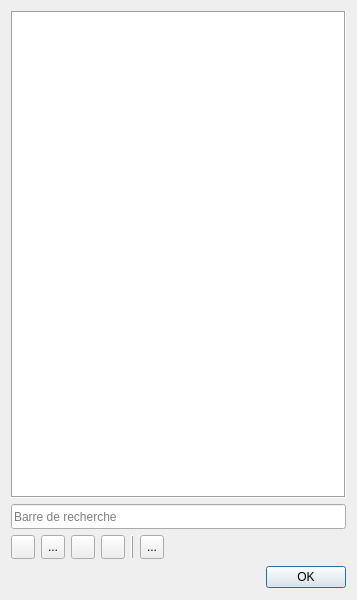
<?xml version="1.0" encoding="UTF-8"?>
<ui version="4.0">
 <author>Nicolas Szakacs</author>
 <class>Dialog</class>
 <widget class="QDialog" name="Dialog">
  <property name="windowModality">
   <enum>Qt::ApplicationModal</enum>
  </property>
  <property name="geometry">
   <rect>
    <x>0</x>
    <y>0</y>
    <width>357</width>
    <height>600</height>
   </rect>
  </property>
  <property name="windowTitle">
   <string>Définition des points fixes/variables</string>
  </property>
  <property name="windowIcon">
   <iconset>
    <normaloff>:/icons/icon.png</normaloff>:/icons/icon.png</iconset>
  </property>
  <property name="windowOpacity">
   <double>1.000000000000000</double>
  </property>
  <property name="toolTip">
   <string/>
  </property>
  <property name="modal">
   <bool>false</bool>
  </property>
  <layout class="QGridLayout" name="gridLayout">
   <item row="0" column="0">
    <widget class="QTableView" name="tblDatPF">
     <property name="sizePolicy">
      <sizepolicy hsizetype="Expanding" vsizetype="Expanding">
       <horstretch>0</horstretch>
       <verstretch>0</verstretch>
      </sizepolicy>
     </property>
     <property name="maximumSize">
      <size>
       <width>16777215</width>
       <height>16777215</height>
      </size>
     </property>
     <property name="cursor" stdset="0">
      <cursorShape>ArrowCursor</cursorShape>
     </property>
     <property name="contextMenuPolicy">
      <enum>Qt::CustomContextMenu</enum>
     </property>
     <property name="frameShape">
      <enum>QFrame::Box</enum>
     </property>
     <property name="editTriggers">
      <set>QAbstractItemView::NoEditTriggers</set>
     </property>
     <property name="alternatingRowColors">
      <bool>false</bool>
     </property>
     <property name="selectionMode">
      <enum>QAbstractItemView::ExtendedSelection</enum>
     </property>
     <property name="selectionBehavior">
      <enum>QAbstractItemView::SelectRows</enum>
     </property>
     <property name="sortingEnabled">
      <bool>true</bool>
     </property>
     <property name="cornerButtonEnabled">
      <bool>false</bool>
     </property>
     <attribute name="horizontalHeaderCascadingSectionResizes">
      <bool>false</bool>
     </attribute>
     <attribute name="horizontalHeaderShowSortIndicator" stdset="0">
      <bool>true</bool>
     </attribute>
     <attribute name="horizontalHeaderStretchLastSection">
      <bool>false</bool>
     </attribute>
     <attribute name="verticalHeaderShowSortIndicator" stdset="0">
      <bool>false</bool>
     </attribute>
    </widget>
   </item>
   <item row="2" column="0">
    <layout class="QHBoxLayout" name="horizontalLayout">
     <property name="topMargin">
      <number>0</number>
     </property>
     <item>
      <widget class="QToolButton" name="btnDatSetPFP">
       <property name="minimumSize">
        <size>
         <width>24</width>
         <height>24</height>
        </size>
       </property>
       <property name="cursor">
        <cursorShape>PointingHandCursor</cursorShape>
       </property>
       <property name="focusPolicy">
        <enum>Qt::NoFocus</enum>
       </property>
       <property name="toolTip">
        <string>Fixe en planimétrie</string>
       </property>
       <property name="text">
        <string/>
       </property>
       <property name="icon">
        <iconset>
         <normaloff>:/icons/icons8-triangle-24_full.png</normaloff>:/icons/icons8-triangle-24_full.png</iconset>
       </property>
      </widget>
     </item>
     <item>
      <widget class="QToolButton" name="btnDatSetPFA">
       <property name="minimumSize">
        <size>
         <width>24</width>
         <height>24</height>
        </size>
       </property>
       <property name="cursor">
        <cursorShape>PointingHandCursor</cursorShape>
       </property>
       <property name="focusPolicy">
        <enum>Qt::NoFocus</enum>
       </property>
       <property name="toolTip">
        <string>Fixe en altimétrie</string>
       </property>
       <property name="text">
        <string>...</string>
       </property>
       <property name="icon">
        <iconset>
         <normalon>:/icons/icons8-cercle-full-16.png</normalon>
        </iconset>
       </property>
       <property name="iconSize">
        <size>
         <width>10</width>
         <height>10</height>
        </size>
       </property>
      </widget>
     </item>
     <item>
      <widget class="QToolButton" name="btnDatRmvPFP">
       <property name="minimumSize">
        <size>
         <width>24</width>
         <height>24</height>
        </size>
       </property>
       <property name="cursor">
        <cursorShape>PointingHandCursor</cursorShape>
       </property>
       <property name="focusPolicy">
        <enum>Qt::NoFocus</enum>
       </property>
       <property name="toolTip">
        <string>Variable en planimétrie</string>
       </property>
       <property name="text">
        <string/>
       </property>
       <property name="icon">
        <iconset>
         <normaloff>:/icons/icons8-triangle-24_empty.png</normaloff>:/icons/icons8-triangle-24_empty.png</iconset>
       </property>
      </widget>
     </item>
     <item>
      <widget class="QToolButton" name="btnDatRmvPFA">
       <property name="minimumSize">
        <size>
         <width>24</width>
         <height>24</height>
        </size>
       </property>
       <property name="cursor">
        <cursorShape>PointingHandCursor</cursorShape>
       </property>
       <property name="focusPolicy">
        <enum>Qt::NoFocus</enum>
       </property>
       <property name="toolTip">
        <string>Variable en altimétrie</string>
       </property>
       <property name="text">
        <string/>
       </property>
       <property name="icon">
        <iconset>
         <normaloff>:/icons/icons8-cercle-empty-24.png</normaloff>:/icons/icons8-cercle-empty-24.png</iconset>
       </property>
       <property name="iconSize">
        <size>
         <width>12</width>
         <height>12</height>
        </size>
       </property>
      </widget>
     </item>
     <item>
      <widget class="Line" name="line">
       <property name="frameShadow">
        <enum>QFrame::Raised</enum>
       </property>
       <property name="orientation">
        <enum>Qt::Vertical</enum>
       </property>
      </widget>
     </item>
     <item>
      <widget class="QToolButton" name="btnDatSelAll">
       <property name="minimumSize">
        <size>
         <width>24</width>
         <height>24</height>
        </size>
       </property>
       <property name="cursor">
        <cursorShape>PointingHandCursor</cursorShape>
       </property>
       <property name="focusPolicy">
        <enum>Qt::NoFocus</enum>
       </property>
       <property name="toolTip">
        <string>Sélectionner toutes les lignes</string>
       </property>
       <property name="text">
        <string>...</string>
       </property>
       <property name="icon">
        <iconset>
         <normaloff>:/icons/icons8-rows-50.png</normaloff>:/icons/icons8-rows-50.png</iconset>
       </property>
      </widget>
     </item>
     <item>
      <spacer name="horizontalSpacer">
       <property name="orientation">
        <enum>Qt::Horizontal</enum>
       </property>
       <property name="sizeHint" stdset="0">
        <size>
         <width>40</width>
         <height>20</height>
        </size>
       </property>
      </spacer>
     </item>
    </layout>
   </item>
   <item row="3" column="0">
    <widget class="QDialogButtonBox" name="buttonBox">
     <property name="sizePolicy">
      <sizepolicy hsizetype="Minimum" vsizetype="Fixed">
       <horstretch>0</horstretch>
       <verstretch>0</verstretch>
      </sizepolicy>
     </property>
     <property name="minimumSize">
      <size>
       <width>75</width>
       <height>24</height>
      </size>
     </property>
     <property name="cursor">
      <cursorShape>PointingHandCursor</cursorShape>
     </property>
     <property name="focusPolicy">
      <enum>Qt::TabFocus</enum>
     </property>
     <property name="orientation">
      <enum>Qt::Horizontal</enum>
     </property>
     <property name="standardButtons">
      <set>QDialogButtonBox::Ok</set>
     </property>
    </widget>
   </item>
   <item row="1" column="0">
    <widget class="QLineEdit" name="txtDatSearch">
     <property name="sizePolicy">
      <sizepolicy hsizetype="Minimum" vsizetype="Fixed">
       <horstretch>0</horstretch>
       <verstretch>0</verstretch>
      </sizepolicy>
     </property>
     <property name="minimumSize">
      <size>
       <width>0</width>
       <height>25</height>
      </size>
     </property>
     <property name="toolTip">
      <string>Effectue une recherche dans les 3 colonnes.</string>
     </property>
     <property name="placeholderText">
      <string>Barre de recherche</string>
     </property>
     <property name="clearButtonEnabled">
      <bool>true</bool>
     </property>
    </widget>
   </item>
  </layout>
 </widget>
 <tabstops>
  <tabstop>tblDatPF</tabstop>
  <tabstop>txtDatSearch</tabstop>
  <tabstop>buttonBox</tabstop>
 </tabstops>
 <resources/>
 <connections>
  <connection>
   <sender>buttonBox</sender>
   <signal>accepted()</signal>
   <receiver>Dialog</receiver>
   <slot>accept()</slot>
   <hints>
    <hint type="sourcelabel">
     <x>248</x>
     <y>254</y>
    </hint>
    <hint type="destinationlabel">
     <x>157</x>
     <y>274</y>
    </hint>
   </hints>
  </connection>
  <connection>
   <sender>buttonBox</sender>
   <signal>rejected()</signal>
   <receiver>Dialog</receiver>
   <slot>reject()</slot>
   <hints>
    <hint type="sourcelabel">
     <x>316</x>
     <y>260</y>
    </hint>
    <hint type="destinationlabel">
     <x>286</x>
     <y>274</y>
    </hint>
   </hints>
  </connection>
 </connections>
</ui>
